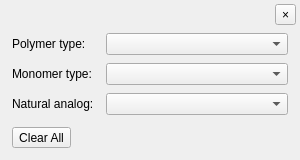
<?xml version="1.0" encoding="UTF-8"?>
<ui version="4.0">
 <class>MonomerDatabaseFilterPopup</class>
 <widget class="QWidget" name="MonomerDatabaseFilterPopup">
  <property name="geometry">
   <rect>
    <x>0</x>
    <y>0</y>
    <width>300</width>
    <height>160</height>
   </rect>
  </property>
  <property name="windowTitle">
   <string>Filter</string>
  </property>
  <layout class="QVBoxLayout" name="main_layout">
   <property name="spacing">
    <number>8</number>
   </property>
   <property name="leftMargin">
    <number>12</number>
   </property>
   <property name="topMargin">
    <number>4</number>
   </property>
   <property name="rightMargin">
    <number>4</number>
   </property>
   <property name="bottomMargin">
    <number>8</number>
   </property>
   <item>
    <layout class="QHBoxLayout" name="top_layout">
     <property name="spacing">
      <number>0</number>
     </property>
     <item>
      <spacer name="top_spacer">
       <property name="orientation">
        <enum>Qt::Orientation::Horizontal</enum>
       </property>
       <property name="sizeHint" stdset="0">
        <size>
         <width>0</width>
         <height>0</height>
        </size>
       </property>
      </spacer>
     </item>
     <item>
      <widget class="QToolButton" name="filter_close_btn">
       <property name="toolTip">
        <string>Close</string>
       </property>
       <property name="text">
        <string>×</string>
       </property>
      </widget>
     </item>
    </layout>
   </item>
   <item>
    <layout class="QGridLayout" name="filter_layout">
     <property name="rightMargin">
      <number>8</number>
     </property>
     <property name="horizontalSpacing">
      <number>12</number>
     </property>
     <property name="verticalSpacing">
      <number>8</number>
     </property>
     <item row="0" column="0">
      <widget class="QLabel" name="polymer_type_lbl">
       <property name="text">
        <string>Polymer type:</string>
       </property>
      </widget>
     </item>
     <item row="0" column="1">
      <widget class="schrodinger::sketcher::MultiSelectComboBox" name="polymer_type_combo">
       <property name="sizePolicy">
        <sizepolicy hsizetype="Expanding" vsizetype="Fixed">
         <horstretch>0</horstretch>
         <verstretch>0</verstretch>
        </sizepolicy>
       </property>
       <property name="toolTip">
        <string>The polymer types to show</string>
       </property>
      </widget>
     </item>
     <item row="1" column="0">
      <widget class="QLabel" name="monomer_type_lbl">
       <property name="text">
        <string>Monomer type:</string>
       </property>
      </widget>
     </item>
     <item row="1" column="1">
      <widget class="QComboBox" name="monomer_type_combo">
       <property name="sizePolicy">
        <sizepolicy hsizetype="Expanding" vsizetype="Fixed">
         <horstretch>0</horstretch>
         <verstretch>0</verstretch>
        </sizepolicy>
       </property>
       <property name="toolTip">
        <string>Only applies when showing peptides without nucleic acids</string>
       </property>
      </widget>
     </item>
     <item row="2" column="0">
      <widget class="QLabel" name="natural_analog_lbl">
       <property name="text">
        <string>Natural analog:</string>
       </property>
      </widget>
     </item>
     <item row="2" column="1">
      <widget class="QComboBox" name="natural_analog_combo">
       <property name="sizePolicy">
        <sizepolicy hsizetype="Expanding" vsizetype="Fixed">
         <horstretch>0</horstretch>
         <verstretch>0</verstretch>
        </sizepolicy>
       </property>
       <property name="toolTip">
        <string>Only applies when showing either peptides or nucleic acids, but not both</string>
       </property>
      </widget>
     </item>
    </layout>
   </item>
   <item>
    <layout class="QHBoxLayout" name="bottom_layout">
     <property name="rightMargin">
      <number>8</number>
     </property>
     <item>
      <widget class="QToolButton" name="filter_clear_all_link">
       <property name="toolTip">
        <string>Show monomers of every type</string>
       </property>
       <property name="text">
        <string>Clear All</string>
       </property>
      </widget>
     </item>
     <item>
      <spacer name="bottom_spacer">
       <property name="orientation">
        <enum>Qt::Orientation::Horizontal</enum>
       </property>
       <property name="sizeHint" stdset="0">
        <size>
         <width>0</width>
         <height>0</height>
        </size>
       </property>
      </spacer>
     </item>
     <item>
      <widget class="QLabel" name="filters_applied_lbl">
       <property name="alignment">
        <set>Qt::AlignmentFlag::AlignRight|Qt::AlignmentFlag::AlignVCenter</set>
       </property>
      </widget>
     </item>
    </layout>
   </item>
  </layout>
 </widget>
 <customwidgets>
  <customwidget>
   <class>schrodinger::sketcher::MultiSelectComboBox</class>
   <extends>QComboBox</extends>
   <header>schrodinger/sketcher/widget/multi_select_combo_box.h</header>
  </customwidget>
 </customwidgets>
 <resources/>
 <connections/>
</ui>
